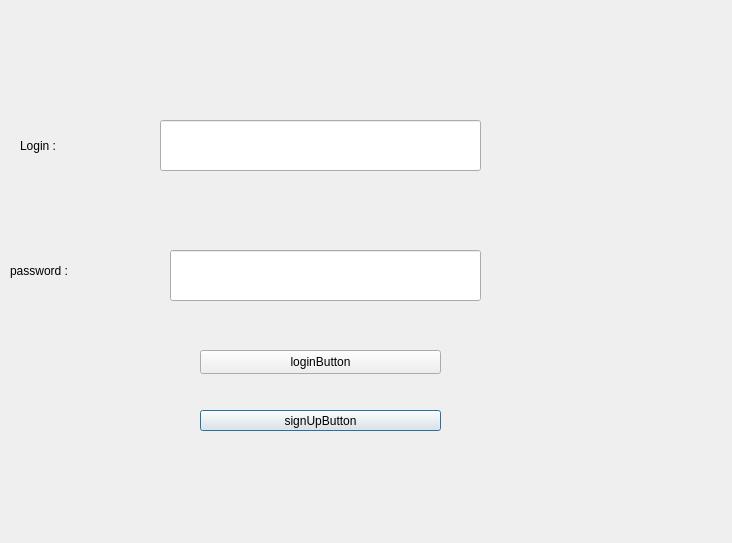
<?xml version="1.0" encoding="UTF-8"?>
<ui version="4.0">
 <class>LoginDialog</class>
 <widget class="QDialog" name="LoginDialog">
  <property name="geometry">
   <rect>
    <x>0</x>
    <y>0</y>
    <width>732</width>
    <height>543</height>
   </rect>
  </property>
  <property name="windowTitle">
   <string>Dialog</string>
  </property>
  <widget class="QPushButton" name="signUpButton">
   <property name="geometry">
    <rect>
     <x>200</x>
     <y>410</y>
     <width>241</width>
     <height>21</height>
    </rect>
   </property>
   <property name="text">
    <string>signUpButton</string>
   </property>
  </widget>
  <widget class="QPushButton" name="loginButton">
   <property name="geometry">
    <rect>
     <x>200</x>
     <y>350</y>
     <width>241</width>
     <height>24</height>
    </rect>
   </property>
   <property name="text">
    <string>loginButton</string>
   </property>
  </widget>
  <widget class="QLineEdit" name="passwordEdit">
   <property name="geometry">
    <rect>
     <x>170</x>
     <y>250</y>
     <width>311</width>
     <height>51</height>
    </rect>
   </property>
  </widget>
  <widget class="QLineEdit" name="usernameEdit">
   <property name="geometry">
    <rect>
     <x>160</x>
     <y>120</y>
     <width>321</width>
     <height>51</height>
    </rect>
   </property>
  </widget>
  <widget class="QLabel" name="login">
   <property name="geometry">
    <rect>
     <x>20</x>
     <y>130</y>
     <width>191</width>
     <height>31</height>
    </rect>
   </property>
   <property name="text">
    <string>Login :</string>
   </property>
  </widget>
  <widget class="QLabel" name="password">
   <property name="geometry">
    <rect>
     <x>10</x>
     <y>250</y>
     <width>111</width>
     <height>41</height>
    </rect>
   </property>
   <property name="text">
    <string>password :</string>
   </property>
  </widget>
 </widget>
 <resources/>
 <connections/>
</ui>
